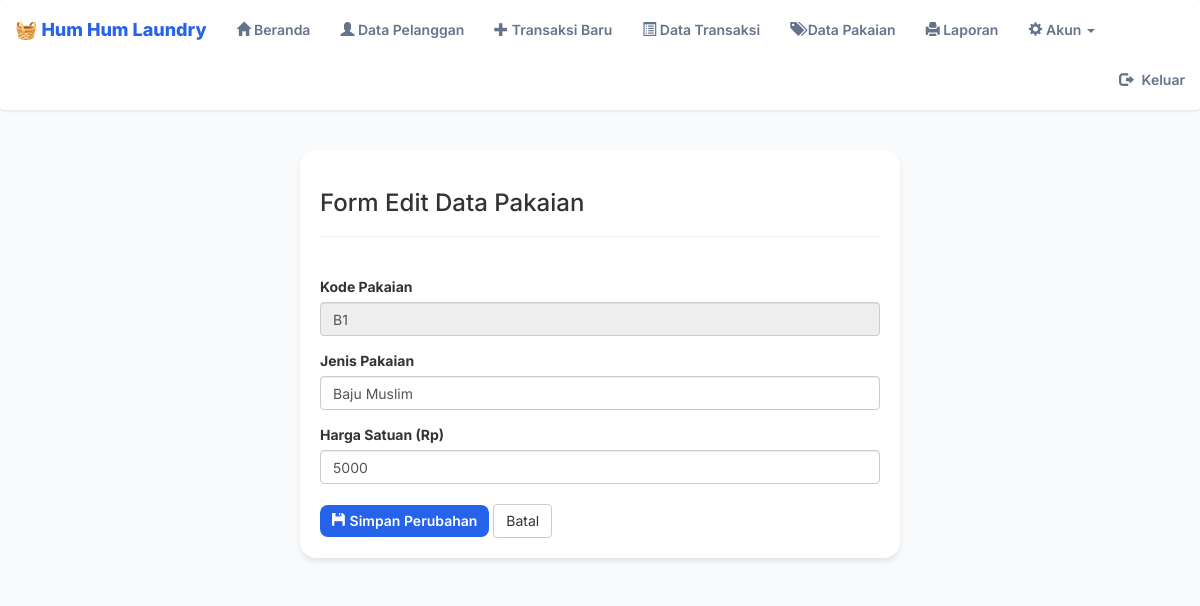
/editdatapakaian.php?edit=B1 (signed in), run on the app's committed database.
### tables this page shows
CREATE TABLE `pakaian` (
  `Id_Pakaian` char(2) NOT NULL,
  `Jenis_Pakaian` varchar(15) NOT NULL,
  `harga` int DEFAULT '0'
);

### editdatapakaian.php (the view, shortened to what this page needs)
<?php
if (isset($_SESSION['id'])) {
?>
  <!DOCTYPE html>
  <html>
  <head>
    <?php
    include "include/header.php";
    ?>
  </head>
  <body style="background: #f8fafc;">
    <nav class="navbar navbar-default">
      <div class="container-fluid">
        <div class="navbar-header">
          <a class="navbar-brand" href="#">🧺 Hum Hum Laundry</a>
        </div>
        <ul class="nav navbar-nav">
          <?php
          include "include/list.php"
          ?>
        </ul>
        <ul class="nav navbar-nav navbar-right">
          <li><a href="logout.php"><span class="glyphicon glyphicon-log-out" style="margin-right: 5px;"></span> Keluar</a></li>
        </ul>
      </div>
    </nav>
    <div class="container">
      <div class="panel" style="max-width: 600px; margin: 2rem auto;">
        <h3>Form Edit Data Pakaian</h3>
        <hr>
        <br>
        <?php
        include "./include/koneksi.php";
        $Id_Pakaian = $_GET['edit'];
        $sql = mysqli_query($conn, "SELECT * FROM pakaian WHERE Id_Pakaian='" . $Id_Pakaian . "'");
        while ($hasil = mysqli_fetch_array($sql)) {
        ?>
          <form action="proses-edit-pakaian.php" method="POST">
            <div class="form-group">
              <label>Kode Pakaian</label>
              <input type="text" class="form-control" name="Id_Pakaian" readonly value="<?php echo $hasil['Id_Pakaian']; ?>" required>
            </div>
            <div class="form-group">
              <label>Jenis Pakaian</label>
              <input type="text" class="form-control" name="Jenis_Pakaian" value="<?php echo $hasil['Jenis_Pakaian']; ?>" required>
            </div>
            <div class="form-group">
              <label>Harga Satuan (Rp)</label>
              <input type="number" class="form-control" name="harga" value="<?php echo $hasil['harga']; ?>" required>
            </div>
            <div style="margin-top: 2rem;">
              <button type="submit" name="submit" class="btn btn-primary">
                <span class="glyphicon glyphicon-floppy-disk"></span> Simpan Perubahan
              </button>
              <a href="pakaian.php" class="btn btn-default">Batal</a>
            </div>
          </form>
        <?php } ?>
      </div>
    </div>
  </body>
  </html>
<?php
} else {
  header("location:login/index.php");
}

### asset/css/admin-style.css (style rules this page uses)
:root { --primary: #2563eb; --sidebar-bg: #1e293b; --content-bg: #f8fafc; }
body { background-color: var(--content-bg) !important; font-family: "Inter", sans-serif !important; }
.navbar-default { background-color: #ffffff !important; border: none !important; box-shadow: 0 1px 3px rgba(0, 0, 0, 0.1) !important; padding: 0.5rem 0; }
.navbar-brand { font-weight: 800 !important; color: var(--primary) !important; }
.navbar-default .navbar-nav > li > a { color: #64748b !important; font-weight: 600; transition: all 0.2s; }
.container > .panel, .container > .table-responsive { background: white; border-radius: 16px; padding: 2rem; box-shadow: 0 4px 6px -1px rgba(0, 0, 0, 0.1); border: none; }
.btn-primary { background-color: var(--primary) !important; border: none !important; border-radius: 8px !important; padding: 0.6rem 1.2rem !important; font-weight: 600 !important; }

### data on the page
pakaian: Id_Pakaian "B1", Jenis_Pakaian "Baju Muslim", harga "5000"
